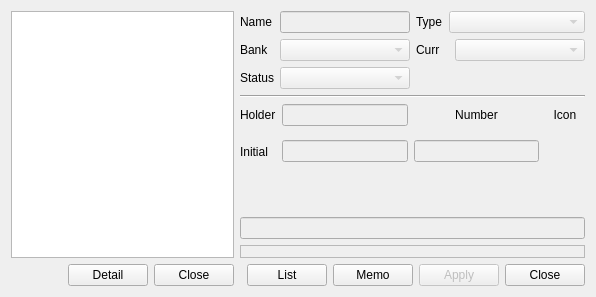
<?xml version="1.0" encoding="UTF-8"?>
<ui version="4.0">
 <class>CAccountEdit</class>
 <widget class="QWidget" name="CAccountEdit">
  <property name="geometry">
   <rect>
    <x>0</x>
    <y>0</y>
    <width>596</width>
    <height>297</height>
   </rect>
  </property>
  <property name="windowTitle">
   <string>Form</string>
  </property>
  <layout class="QHBoxLayout" name="horizontalLayout_4">
   <item>
    <widget class="QWidget" name="pWidgetList" native="true">
     <layout class="QVBoxLayout" name="verticalLayout_2">
      <property name="leftMargin">
       <number>0</number>
      </property>
      <property name="topMargin">
       <number>0</number>
      </property>
      <property name="rightMargin">
       <number>0</number>
      </property>
      <property name="bottomMargin">
       <number>0</number>
      </property>
      <item>
       <widget class="QListView" name="pListView">
        <property name="frameShape">
         <enum>QFrame::StyledPanel</enum>
        </property>
        <property name="frameShadow">
         <enum>QFrame::Raised</enum>
        </property>
       </widget>
      </item>
      <item>
       <layout class="QHBoxLayout" name="horizontalLayout">
        <item>
         <spacer name="horizontalSpacer_2">
          <property name="orientation">
           <enum>Qt::Horizontal</enum>
          </property>
          <property name="sizeHint" stdset="0">
           <size>
            <width>40</width>
            <height>20</height>
           </size>
          </property>
         </spacer>
        </item>
        <item>
         <widget class="QPushButton" name="pPBDetail">
          <property name="text">
           <string>Detail</string>
          </property>
         </widget>
        </item>
        <item>
         <widget class="QPushButton" name="pPBCloseL">
          <property name="text">
           <string>Close</string>
          </property>
         </widget>
        </item>
       </layout>
      </item>
     </layout>
    </widget>
   </item>
   <item>
    <widget class="QWidget" name="pWidgetEdit" native="true">
     <layout class="QVBoxLayout" name="verticalLayout_3">
      <property name="leftMargin">
       <number>0</number>
      </property>
      <property name="topMargin">
       <number>0</number>
      </property>
      <property name="rightMargin">
       <number>0</number>
      </property>
      <property name="bottomMargin">
       <number>0</number>
      </property>
      <item>
       <widget class="QWidget" name="pWidgetControls" native="true">
        <layout class="QVBoxLayout" name="verticalLayout">
         <property name="leftMargin">
          <number>0</number>
         </property>
         <property name="topMargin">
          <number>0</number>
         </property>
         <property name="rightMargin">
          <number>0</number>
         </property>
         <property name="bottomMargin">
          <number>0</number>
         </property>
         <item>
          <layout class="QGridLayout" name="gridLayout">
           <item row="0" column="0">
            <widget class="QLabel" name="label_7">
             <property name="text">
              <string>Name</string>
             </property>
            </widget>
           </item>
           <item row="0" column="1">
            <widget class="QLineEdit" name="pLEName">
             <property name="enabled">
              <bool>false</bool>
             </property>
            </widget>
           </item>
           <item row="0" column="2">
            <widget class="QLabel" name="label_9">
             <property name="text">
              <string>Type</string>
             </property>
            </widget>
           </item>
           <item row="0" column="3" colspan="2">
            <widget class="QComboBox" name="pCBType">
             <property name="enabled">
              <bool>false</bool>
             </property>
             <property name="sizePolicy">
              <sizepolicy hsizetype="Expanding" vsizetype="Fixed">
               <horstretch>0</horstretch>
               <verstretch>0</verstretch>
              </sizepolicy>
             </property>
            </widget>
           </item>
           <item row="1" column="0">
            <widget class="QLabel" name="label_8">
             <property name="text">
              <string>Bank</string>
             </property>
            </widget>
           </item>
           <item row="1" column="2" colspan="2">
            <widget class="QLabel" name="label_10">
             <property name="text">
              <string>Curr</string>
             </property>
            </widget>
           </item>
           <item row="1" column="1">
            <widget class="QComboBox" name="pCBBank">
             <property name="enabled">
              <bool>false</bool>
             </property>
             <property name="sizePolicy">
              <sizepolicy hsizetype="Expanding" vsizetype="Fixed">
               <horstretch>0</horstretch>
               <verstretch>0</verstretch>
              </sizepolicy>
             </property>
            </widget>
           </item>
           <item row="1" column="4">
            <widget class="QComboBox" name="pCBCurrency">
             <property name="enabled">
              <bool>false</bool>
             </property>
             <property name="sizePolicy">
              <sizepolicy hsizetype="Expanding" vsizetype="Fixed">
               <horstretch>0</horstretch>
               <verstretch>0</verstretch>
              </sizepolicy>
             </property>
            </widget>
           </item>
           <item row="2" column="0">
            <widget class="QLabel" name="label">
             <property name="text">
              <string>Status</string>
             </property>
            </widget>
           </item>
           <item row="2" column="1">
            <widget class="QComboBox" name="pCBAccStatus">
             <property name="enabled">
              <bool>false</bool>
             </property>
             <property name="sizePolicy">
              <sizepolicy hsizetype="Expanding" vsizetype="Fixed">
               <horstretch>0</horstretch>
               <verstretch>0</verstretch>
              </sizepolicy>
             </property>
            </widget>
           </item>
          </layout>
         </item>
         <item>
          <widget class="Line" name="line">
           <property name="orientation">
            <enum>Qt::Horizontal</enum>
           </property>
          </widget>
         </item>
         <item>
          <layout class="QGridLayout" name="gridLayout_2">
           <item row="0" column="0">
            <widget class="QLabel" name="label_11">
             <property name="text">
              <string>Holder</string>
             </property>
            </widget>
           </item>
           <item row="0" column="1">
            <widget class="QLineEdit" name="pLEHolder">
             <property name="enabled">
              <bool>false</bool>
             </property>
            </widget>
           </item>
           <item row="0" column="2">
            <widget class="QLabel" name="label_12">
             <property name="text">
              <string>Number</string>
             </property>
             <property name="alignment">
              <set>Qt::AlignCenter</set>
             </property>
            </widget>
           </item>
           <item row="0" column="3">
            <widget class="QLabel" name="label_14">
             <property name="text">
              <string>Icon</string>
             </property>
             <property name="alignment">
              <set>Qt::AlignCenter</set>
             </property>
            </widget>
           </item>
           <item row="1" column="0">
            <widget class="QLabel" name="label_13">
             <property name="text">
              <string>Initial</string>
             </property>
            </widget>
           </item>
           <item row="1" column="1">
            <layout class="QHBoxLayout" name="horizontalLayout_3">
             <property name="spacing">
              <number>0</number>
             </property>
             <item>
              <widget class="CSignSymbol" name="pSignSymbol" native="true">
               <property name="enabled">
                <bool>false</bool>
               </property>
               <property name="sizePolicy">
                <sizepolicy hsizetype="Fixed" vsizetype="Fixed">
                 <horstretch>0</horstretch>
                 <verstretch>0</verstretch>
                </sizepolicy>
               </property>
              </widget>
             </item>
             <item>
              <widget class="QLineEdit" name="pLEIniBalance">
               <property name="enabled">
                <bool>false</bool>
               </property>
              </widget>
             </item>
            </layout>
           </item>
           <item row="1" column="2">
            <widget class="QLineEdit" name="pLENumber">
             <property name="enabled">
              <bool>false</bool>
             </property>
            </widget>
           </item>
           <item row="1" column="3">
            <widget class="QToolButton" name="pTBIcon">
             <property name="enabled">
              <bool>false</bool>
             </property>
             <property name="minimumSize">
              <size>
               <width>32</width>
               <height>32</height>
              </size>
             </property>
             <property name="text">
              <string/>
             </property>
             <property name="icon">
              <iconset resource="drfinance.qrc">
               <normaloff>:/others/icons/drfinance32.png</normaloff>:/others/icons/drfinance32.png</iconset>
             </property>
             <property name="iconSize">
              <size>
               <width>32</width>
               <height>32</height>
              </size>
             </property>
             <property name="autoRaise">
              <bool>true</bool>
             </property>
            </widget>
           </item>
          </layout>
         </item>
         <item>
          <spacer name="verticalSpacer">
           <property name="orientation">
            <enum>Qt::Vertical</enum>
           </property>
           <property name="sizeHint" stdset="0">
            <size>
             <width>20</width>
             <height>40</height>
            </size>
           </property>
          </spacer>
         </item>
        </layout>
       </widget>
      </item>
      <item>
       <widget class="QLineEdit" name="pLEIcon">
        <property name="enabled">
         <bool>false</bool>
        </property>
       </widget>
      </item>
      <item>
       <widget class="CRichTextEditor" name="pRichTextEditor">
        <property name="enabled">
         <bool>false</bool>
        </property>
        <property name="sizePolicy">
         <sizepolicy hsizetype="Expanding" vsizetype="Expanding">
          <horstretch>0</horstretch>
          <verstretch>0</verstretch>
         </sizepolicy>
        </property>
        <property name="frameShape">
         <enum>QFrame::StyledPanel</enum>
        </property>
        <property name="frameShadow">
         <enum>QFrame::Raised</enum>
        </property>
       </widget>
      </item>
      <item>
       <layout class="QHBoxLayout" name="horizontalLayout_2">
        <item>
         <spacer name="horizontalSpacer">
          <property name="orientation">
           <enum>Qt::Horizontal</enum>
          </property>
          <property name="sizeHint" stdset="0">
           <size>
            <width>40</width>
            <height>20</height>
           </size>
          </property>
         </spacer>
        </item>
        <item>
         <widget class="QPushButton" name="pPBList">
          <property name="text">
           <string>List</string>
          </property>
         </widget>
        </item>
        <item>
         <widget class="QPushButton" name="pPBMemo">
          <property name="text">
           <string>Memo</string>
          </property>
          <property name="checkable">
           <bool>true</bool>
          </property>
         </widget>
        </item>
        <item>
         <widget class="QPushButton" name="pPBApply">
          <property name="enabled">
           <bool>false</bool>
          </property>
          <property name="text">
           <string>Apply</string>
          </property>
         </widget>
        </item>
        <item>
         <widget class="QPushButton" name="pPBClose">
          <property name="text">
           <string>Close</string>
          </property>
         </widget>
        </item>
       </layout>
      </item>
     </layout>
    </widget>
   </item>
  </layout>
 </widget>
 <customwidgets>
  <customwidget>
   <class>CRichTextEditor</class>
   <extends>QFrame</extends>
   <header>richtexteditor.h</header>
   <container>1</container>
  </customwidget>
  <customwidget>
   <class>CSignSymbol</class>
   <extends>QWidget</extends>
   <header>signsymbol.h</header>
   <container>1</container>
  </customwidget>
 </customwidgets>
 <tabstops>
  <tabstop>pListView</tabstop>
  <tabstop>pPBCloseL</tabstop>
  <tabstop>pPBDetail</tabstop>
  <tabstop>pLEName</tabstop>
  <tabstop>pCBType</tabstop>
  <tabstop>pCBBank</tabstop>
  <tabstop>pCBCurrency</tabstop>
  <tabstop>pCBAccStatus</tabstop>
  <tabstop>pLEHolder</tabstop>
  <tabstop>pLEIniBalance</tabstop>
  <tabstop>pLENumber</tabstop>
  <tabstop>pTBIcon</tabstop>
  <tabstop>pLEIcon</tabstop>
  <tabstop>pPBList</tabstop>
  <tabstop>pPBMemo</tabstop>
  <tabstop>pPBApply</tabstop>
  <tabstop>pPBClose</tabstop>
 </tabstops>
 <resources>
  <include location="drfinance.qrc"/>
 </resources>
 <connections/>
</ui>
